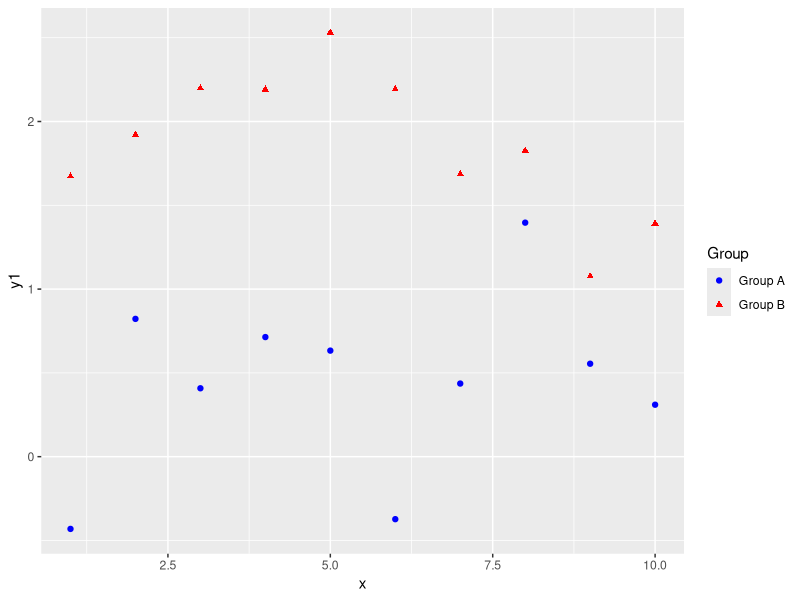
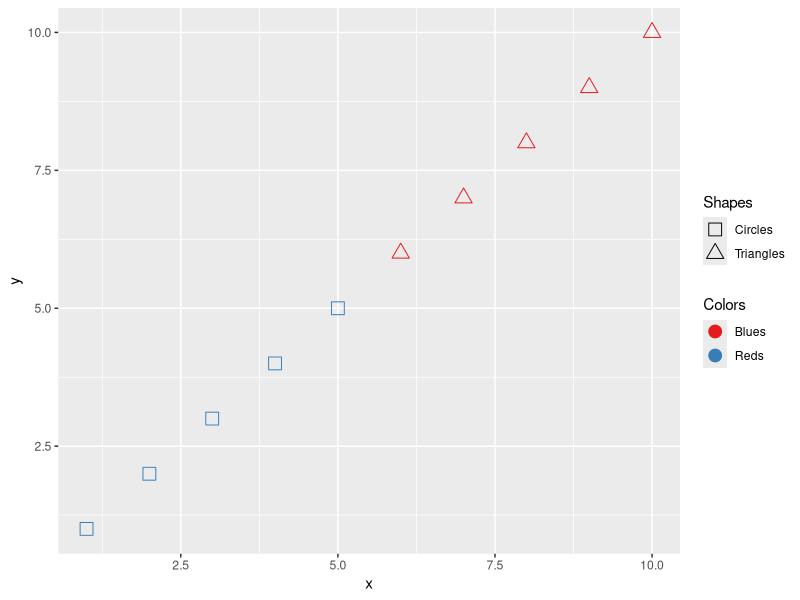
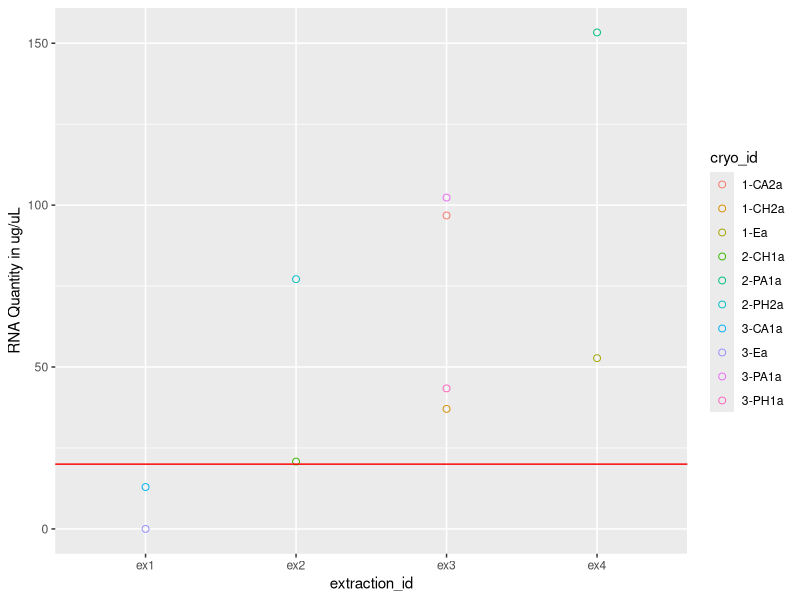
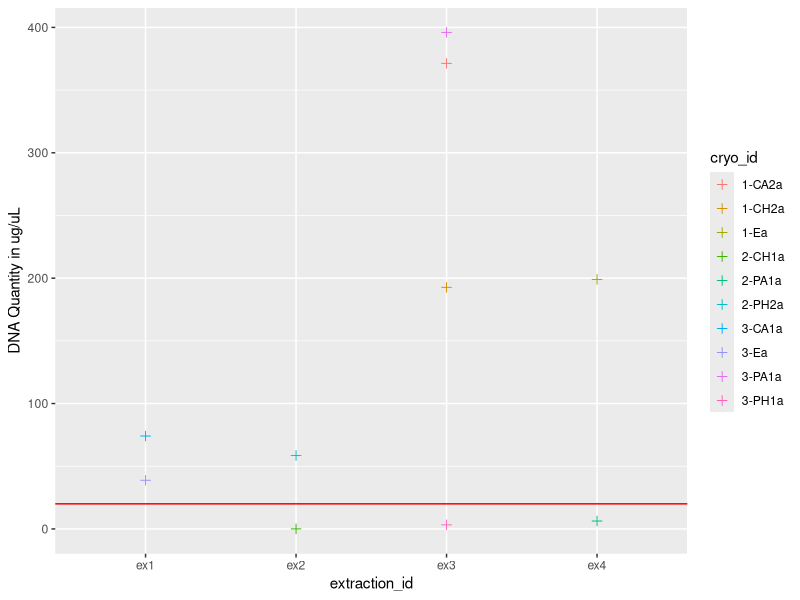
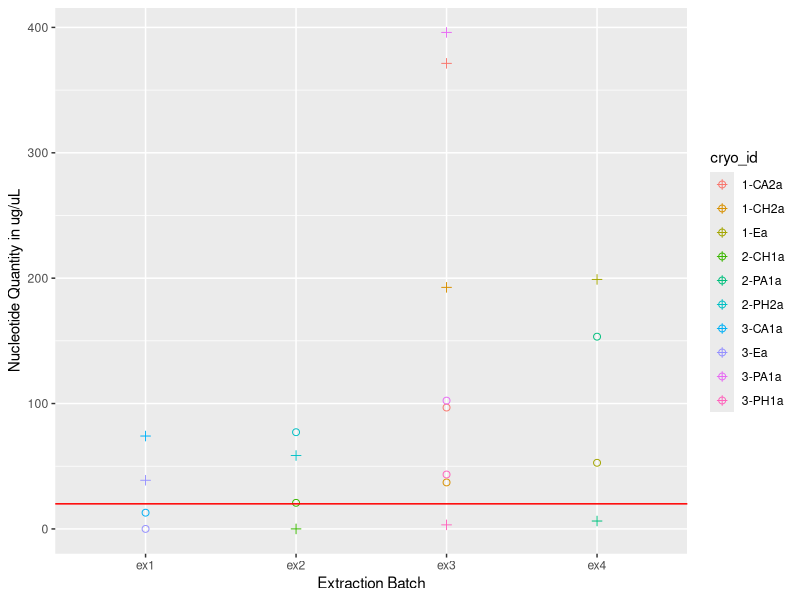

Generate these figures, in order, with R:
## ---- chunk 1
knitr::opts_chunk$set(echo = TRUE)
## ---- chunk 2
library(tidyverse)
library(ggplot2)
library(readr)
## ---- chunk 3
extr_meta <- read_csv("../data/extractions_metadata.csv")
head(extr_meta)
## ---- chunk 4
extracted <- extr_meta %>%
  filter(!is.na(extraction_id))
head(extracted, 10)

## ---- chunk 5
# Make RNA average column and move to after 3rd reading `qubit_rna_3`
extracted <- extracted %>% 
  mutate(
    qubit_rna_avg = rowMeans(select(.,qubit_rna_1, qubit_rna_2, qubit_rna_3))) %>%
    relocate(qubit_rna_avg, .after = qubit_rna_3) 

# Make DNA average column and move to after 3rd reading `qubit_dna_3`   
extracted <- extracted %>% 
  mutate(   
    qubit_dna_avg = rowMeans(select(.,qubit_dna_1, qubit_dna_2, qubit_dna_3))) %>%
    relocate(qubit_dna_avg, .after = qubit_dna_3)
      

head(extracted)
## ---- chunk 6
# create sample data
df <- data.frame(x = 1:10, y1 = rnorm(10), y2 = rnorm(10, mean = 2), group = c(rep("Group A", 5), rep("Group B", 5)))

# create scatterplot with two y-variables and a group variable
p <- ggplot(df, aes(x = x)) + 
  geom_point(aes(y = y1, color = "Group A", shape = "Group A")) +
  geom_point(aes(y = y2, color = "Group B", shape = "Group B")) +
  scale_color_manual(values = c("Group A" = "blue", "Group B" = "red")) +
  scale_shape_manual(values = c("Group A" = 19, "Group B" = 17))

# add second legend
p <- p + guides(color = guide_legend(title = "Group"), shape = guide_legend(title = "Group"))

# display the plot
p
## ---- chunk 7
library(ggplot2)

# create sample data
df <- data.frame(x = 1:10, y = 1:10, group = c(rep("A", 5), rep("B", 5)), 
                 shape_group = c(rep("Circles", 5), rep("Triangles", 5)), 
                 color_group = c(rep("Reds", 5), rep("Blues", 5)))

# create plot with separate color and shape legends
ggplot(df, aes(x = x, y = y, shape = shape_group, color = color_group)) +
  geom_point(size = 4) +
  scale_color_brewer(palette = "Set1", name = "Colors") +
  scale_shape_manual(name = "Shapes", values = c(0, 2), 
                      labels = c("Circles", "Triangles"), 
                      guide = guide_legend(override.aes = list(size = 4)))

## ---- chunk 8
# Create base scatterplot
rna <- ggplot(data = extracted, aes(x = extraction_id, y = qubit_rna_avg, color = cryo_id)) +
  geom_point(size = 2, shape = 1) + 
  ylab("RNA Quantity in ug/uL") + 
  geom_hline(yintercept = 20, linetype = "solid", color = "red")

rna

dna <- ggplot(data = extracted, aes(x = extraction_id, y = qubit_dna_avg, color = cryo_id)) +
  geom_point(size = 2, shape = 3) + 
  ylab("DNA Quantity in ug/uL") + 
  geom_hline(yintercept = 20, linetype = "solid", color = "red")

dna

rna_dna <- rna +
  geom_point(data = extracted, aes(x = extraction_id, y = qubit_dna_avg, color = cryo_id), size = 2, shape = 3) +
  scale_shape_manual(name = "Nucleotides", values = c(0, 2), labels = c("RNA", "DNA")) +
  ylab("Nucleotide Quantity in ug/uL") + 
  xlab("Extraction Batch")
 

rna_dna

